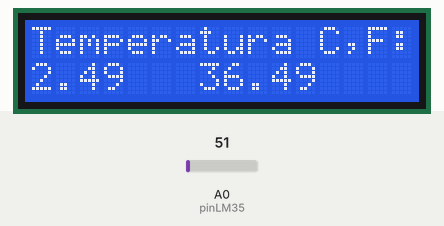
Simulated run of this sketch. Board: Arduino Uno, built with avr-gcc and run on an emulated ATmega328P. On the bench: 16×2 character LCD. Inputs (shaded band) come from the test bench; at power-on: A0 (pinLM35) = 51. What the sketch prints to the serial monitor is not drawn.

Above: at 1.2 s.
1.3 s: A0 (pinLM35) set to 61
At 2.5 s:
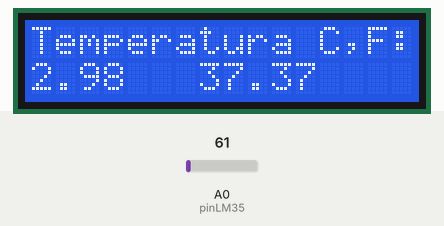
3.5 s: A0 (pinLM35) set to 71
At 4.5 s:
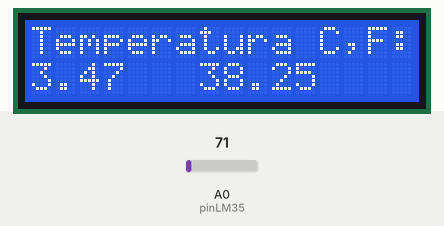
5.5 s: A0 (pinLM35) set to 86
At 6.6 s:
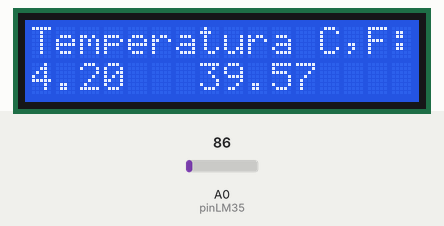
Timing chart, 0 to 8.5 s (numbered marks = the images above; inputs shaded):
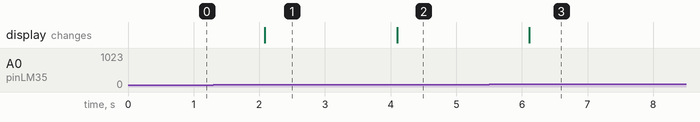

The sketch:

sketch_mar08a.ino
```cpp
////ACT 1
//
////Se definen puertos
//#define X A0
//#define Y A1
//#define BTN 13
//
//
////declaramos variables
//float xPos, yPos;
//bool button;
//
//void setup() {
//  // put your setup code here, to run once:
//  //communications at 9600 bps:
//  Serial.begin(9600);
//
//  // Initialize pin modes:
//  pinMode(BTN, INPUT_PULLUP);
//}
//
//void loop() {
//  // put your main code here, to run repeatedly:
//  // Se leen los valores
//  xPos = analogRead(X);
//  yPos = analogRead(Y);
//  button = digitalRead(BTN);
//
//  // Imprime (x, y) values:
//  Serial.print("Valores (x, y) registrados por el joystick: ");
//  //Serial.print("(");
//  Serial.println(xPos);
//  //Serial.print(", ");
//  Serial.println(yPos);
//  //Serial.println(" ");
//  //Serial.println(button);
//  //Serial.println(")");
//  delay(100);
//}

//ACT 1.2

//Se definen puertos
//#define X A0
//#define Y A1
//#define BTN 13


//declaramos variables
//float xPos, yPos;
//bool button;
//
//void setup() {
//  // put your setup code here, to run once:
//  //communications at 9600 bps:
//  Serial.begin(9600);
//
//  // Initialize pin modes:
//  pinMode(BTN, INPUT_PULLUP);
//}
//
//void loop() {
//  // put your main code here, to run repeatedly:
//  // Se leen los valores
//  xPos = analogRead(X);
//  yPos = analogRead(Y);
//  button = digitalRead(BTN);
//
//  // Imprime (x, y) values:
//  Serial.print("Valores (x, y) registrados por el joystick entre -1, 1: ");
//  //Serial.print("(");
//  Serial.println((xPos-512)/512);
//  //Serial.print(", ");
//  Serial.println((512-yPos)/512);
//  //Serial.println(" ");
//  Serial.println(button);
//  //Serial.println(")");
//  delay(100);
//}

//ACT 3
//
//#define X A3
//#define LED 13
//float x;
//
//void setup () {
//  Serial.begin(9600);
////  Initialize pin modes:
//  pinMode(LED, OUTPUT);
//}
//
//void loop () {
//  x = analogRead(X);
//  Serial.println(x);
//  if (x < 90) {
//    digitalWrite(LED, HIGH);
//  } else {
//    digitalWrite(LED, LOW);
//  }
//
//}

//ACT TEMP Y HUMEDAD

#include <LiquidCrystal.h>  // inluimos la lib

// Declaracion de variables globales
LiquidCrystal lcd(12, 11, 5, 4, 3, 2); // initialize the interface pins
int pinLM35 = A0; // Variable del pin de entrada del sensor (A0)
float tempC; // Variable para almacenar el valor obtenido del sensor (0 a 1023)
float millivolts;

void setup() {
  // put your setup code here, to run once:
  lcd.begin(16, 2);     // set up the LCD’s number of columns and rows

  // Configuramos el puerto serial a 9600 bps
  Serial.begin(9600);

  // Initialize pin modes:
  pinMode(pinLM35, INPUT);
}

void loop() {
  // put your main code here, to run repeatedly:
  // Con analogRead leemos el sensor, recuerda que es un valor de 0 a 1023
  tempC = analogRead(pinLM35);

  // Calculamos la temperatura con la fórmula
  millivolts = (tempC / 1023.0) * 500;
  tempC = millivolts / 10;

  Serial.print("Temperatura en °C: ");
  Serial.println(tempC); // Envia el dato al puerto serial
  //Serial.print("Temperatura en °F: ");
  //Serial.println((tempC*1.8) + 32);

  // Mostrar en el LCD
  lcd.clear();
  lcd.setCursor(0, 0);
  lcd.print("Temperatura C,F:"); // Print a message to the LCD.
  lcd.setCursor(0, 1);
  lcd.print(tempC); // Print a message to the LCD.
  lcd.setCursor(7, 1);
  lcd.print((tempC*1.8) + 32); // Print a message to the LCD.

  // Esperamos un tiempo para repetir el loop
  delay(1000);
}
```

Measured:
- after the input at 1.3 s, the display: changes after 0.78 s (image 1)
- after the input at 3.5 s, the display: changes after 0.60 s (image 2)
- after the input at 5.5 s, the display: changes after 0.61 s (image 3)
